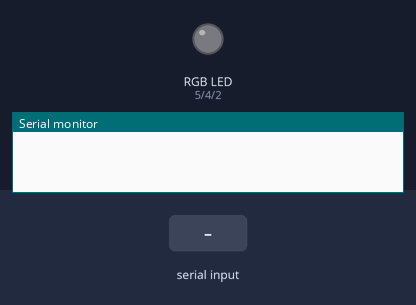
The sketch below on a simulated Arduino Uno, built with avr-gcc and run on an emulated ATmega328P. Shown: an RGB LED mixed from three pins (HIGH = lit), the last lines printed to the serial monitor. The test bench sets the inputs (shaded band). Dim RGB values are drawn brighter than linear.

Above: at 1.2 s.
1.3 s: "R90\n" received over Serial
At 2.4 s:
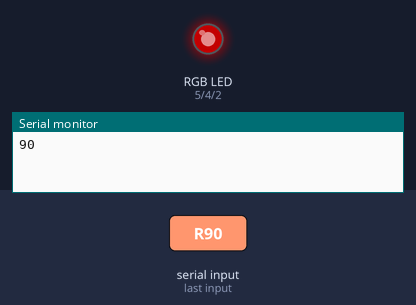
2.8 s: "R\n" received over Serial
At 3.5 s:
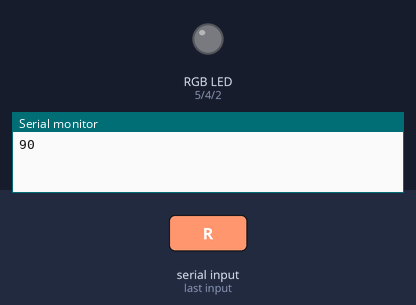
Timing chart, 0 to 5.8 s (numbered marks = the images above; inputs shaded):
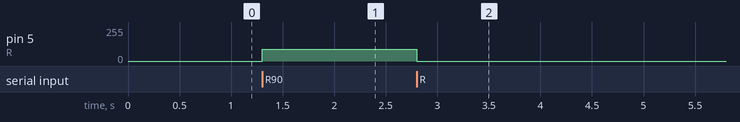

Measured:
- after the input at 1.3 s, pin 5 (R): 0/255 → 90/255 at once
- after the input at 2.8 s, pin 5 (R): 90/255 → 0/255 at once

The sketch:

RGB.ino
```cpp
#define R 5
#define G 4
#define B 2

int i;    //PWM的值
String inString = ""; //输入的字符串
boolean com = false;
char LED = ' '; //判断引脚

void setup() {
  // put your setup code here, to run once:
  Serial.begin(115200);
  pinMode(R, OUTPUT);
  pinMode(G, OUTPUT);
  pinMode(B, OUTPUT);
}

void loop() {
  // put your main code here, to run repeatedly:
  if(com){
    Serial.print(inString);
    if(LED == 'R'){
      analogWrite(R, i);
    }
    else if(LED == 'G'){
      analogWrite(G, i);
    }
    else if(LED == 'B'){
      analogWrite(B, i);
    }
    //接受完之后清除
    com = false;
    inString = "";
    LED = ' ';
  }
}

void serialEvent() {
  while (Serial.available()) {
    char inchar = (char)Serial.read();
    if(isDigit(inchar)){
      inString += inchar;
    }
    else if (inchar == '\n') {
      com = true;
      i = inString.toInt();
    }
    else {
      LED = inchar;
    }
  }
}
```
